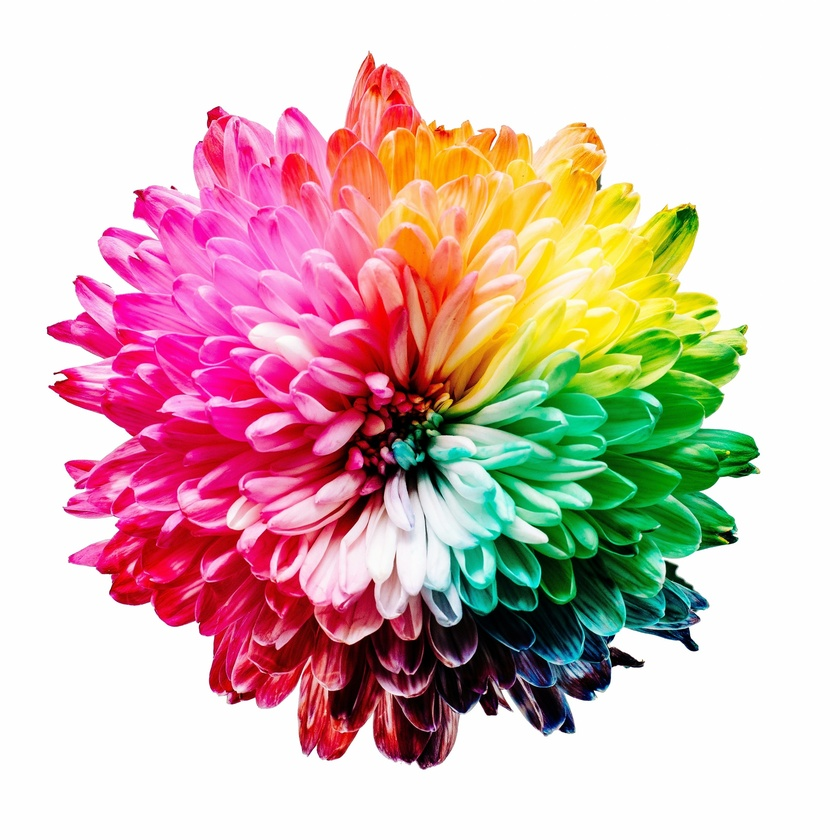
#> input picture image resizing and shaping/flower.jpg, 840 x 840 px, shrunk from 3456 x 3456 before the run
$ python croped_image.py
#> lines starting #> are read from the running program, lines starting #| are printed output that depends on the picture
import cv2

image1 = cv2.imread("flower.jpg")
#> image1 is the input picture: shape (840, 840, 3); mean B, G, R 182.2, 187, 215.5

if image1 is   None:
    print("Error: Image not found. Check the file path")
else:
    cropped = image1[50:500, 50:300]
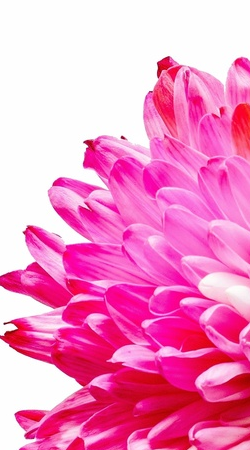
#> cropped: shape (450, 250, 3); mean B, G, R 195.9, 142.1, 244.5
    cv2.imshow("Original", image1)
    cv2.imshow("Cropped", cropped)
    cv2.waitKey(0)
    cv2.destroyAllWindows()
